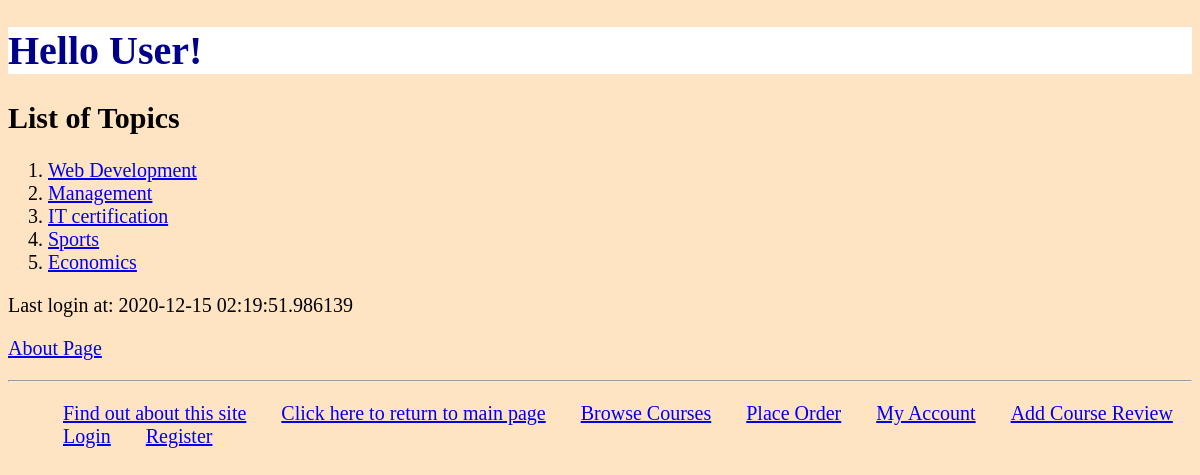
Screenshot of /myapp/ (signed in) with the database file from the repository.
### myapp/models.py (models this page shows, shortened)
class Topic(models.Model):
    name = models.CharField(max_length=200)
    length = models.IntegerField(default=12)

### myapp/views.py (the view)
# urls.py: path(r'', views.IndexView.as_view(), name='index'),
class IndexView(View):
    def get(self, request):
        top_list = Topic.objects.all().order_by('id')[:10]
        try:
            current_user = Student.objects.get(id=request.user.id)
        except Student.DoesNotExist:
            current_user = None
        first_name = "User"
        if current_user:
            first_name = current_user.first_name
        return render(request, 'myapp/index.html', {'top_list': top_list, 'first_name':first_name})

### myapp/templates/myapp/index.html
{% extends 'myapp/base.html' %}
{% block body_block %}
    {% if top_list %}
        <h2>List of Topics</h2>
        <ol>
            {% for top  in top_list %}
                <li>
                    <a href="{% url 'myapp:detail' top.id %}">
                        {{ top.name}}
                    </a>
                </li>
            {% endfor %}
        </ol>
    {% else %}
        <strong>There are no available topics!</strong>
    {% endif %}
    <p>Last login at: {{ request.session.last_login }}</p>
    <p><a href="{% url 'myapp:about' %}">About Page</a></p>
{% endblock %}

### myapp/static/myapp/style1.css (style rules this page uses)
body { background-color: bisque; color: black; font-size: 20px; font-family: Verdana; }
p { font-family: verdana; font-size: 20px; }

### rows the page displays
Topic: name "Web Development"
Topic: name "Management"
Topic: name "IT certification"
Topic: name "Sports"
Topic: name "Economics"

### other values shown
{{ first_name }} "User"
{{ request.session.last_login }} "2020-12-15 02:19:51.986139"
